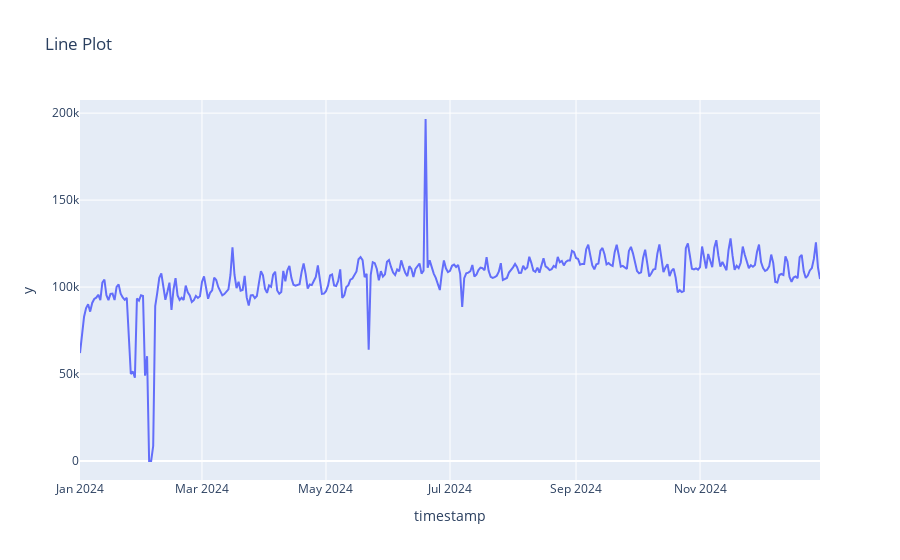

Write notebook code for a chart like this one.
### Code cell
fig = px.line(df_time_grouped, x=df_time_grouped.index, y=df_time_grouped.values, title="Line Plot")

fig.show()

### Figure 1 — Plotly figure (JSON) as saved in the notebook; plotly's stock layout.template omitted (floating-point values rounded to 4 significant figures; data arrays with more than 128 entries replaced by an {"elided": "..."} marker saying what was removed)
{"data": [{"hovertemplate": "timestamp=%{x}<br>y=%{y}<extra></extra>", "legendgroup": "", "line": {"color": "#636efa", "dash": "solid"}, "marker": {"symbol": "circle"}, "mode": "lines", "name": "", "orientation": "v", "showlegend": false, "type": "scatter", "x": {"elided": "365 str values"}, "xaxis": "x", "y": {"elided": "365 int values"}, "yaxis": "y"}], "layout": {"autosize": true, "legend": {"tracegroupgap": 0}, "title": {"text": "Line Plot"}, "xaxis": {"anchor": "y", "autorange": true, "domain": [0, 1], "range": ["2024-01-01", "2024-12-30"], "title": {"text": "timestamp"}, "type": "date"}, "yaxis": {"anchor": "x", "autorange": true, "domain": [0, 1], "range": [-10920.0, 207500.0], "title": {"text": "y"}, "type": "linear"}}}
